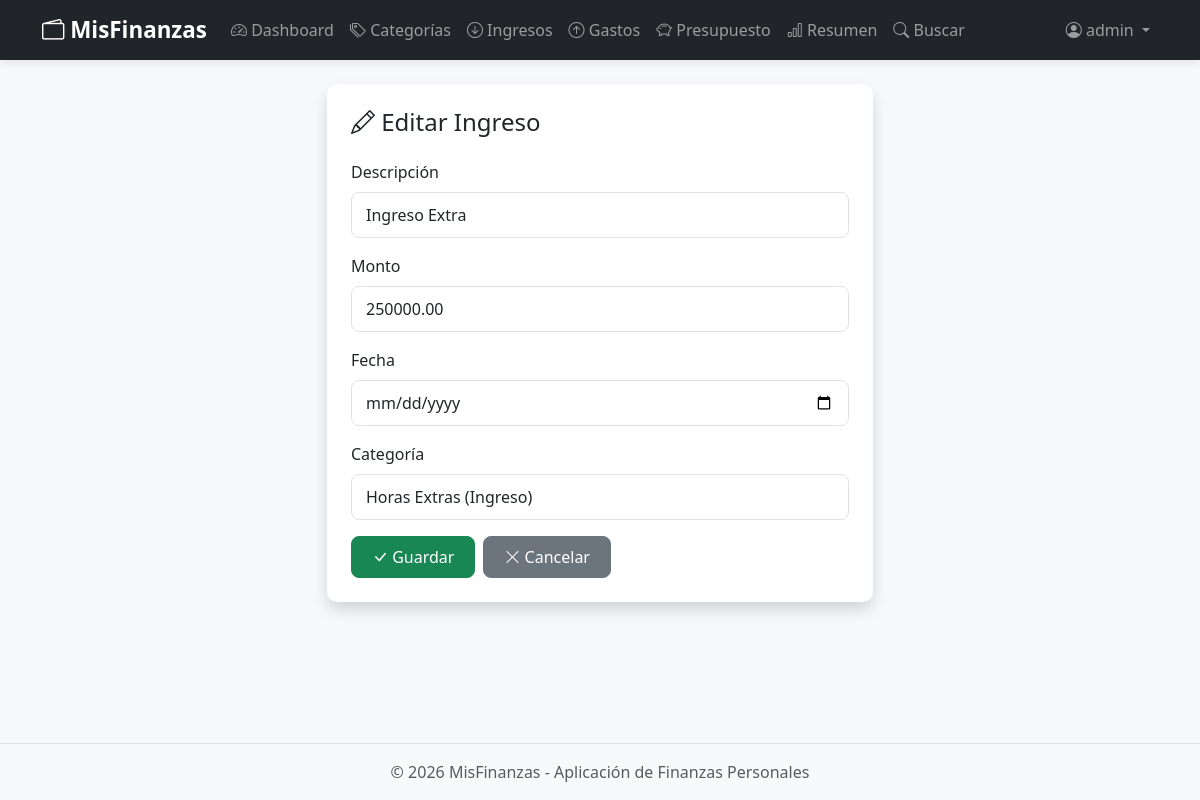
Screenshot of /ingresos/2/editar/ (signed in) with the database file from the repository.
### core/models.py (models this page shows, shortened)
class Ingreso(models.Model):
    usuario = models.ForeignKey(User, on_delete=models.CASCADE)
    descripcion = models.CharField(max_length=200)
    monto = models.DecimalField(max_digits=10, decimal_places=2)
    fecha = models.DateField()
    categoria = models.ForeignKey(
        Categoria, on_delete=models.CASCADE, limit_choices_to={"tipo": "INGRESO"}
    )
    class Meta:
        verbose_name = "Ingreso"
        verbose_name_plural = "Ingresos"
        ordering = ["-fecha"]

### core/views.py (the view, shortened to what this page needs)
# urls.py: path("ingresos/<int:pk>/editar/", views.IngresoUpdateView.as_view(), name="ingreso_update"),
class IngresoUpdateView(LoginRequiredMixin, UpdateView):
    model = Ingreso
    form_class = IngresoForm
    template_name = "core/ingreso_form.html"
    success_url = reverse_lazy("ingreso_list")
    def get_form_kwargs(self):
        kwargs = super().get_form_kwargs()
        kwargs["user"] = self.request.user
        return kwargs
    def get_queryset(self):
        return Ingreso.objects.filter(usuario=self.request.user)

### core/forms.py (shortened to what this page needs)
class IngresoForm(forms.ModelForm):
    class Meta:
        model = Ingreso
        fields = ["descripcion", "monto", "fecha", "categoria"]
        labels = {
            "descripcion": "Descripción",
            "monto": "Monto",
            "fecha": "Fecha",
            "categoria": "Categoría",
        }
        widgets = {
            "fecha": forms.DateInput(attrs={"type": "date"}),
        }
    def __init__(self, *args, **kwargs):
        self.user = kwargs.pop("user", None)
        super().__init__(*args, **kwargs)
        for field in self.fields.values():
            field.widget.attrs.update({"class": "form-control"})
        if self.user:
            self.fields["categoria"].queryset = Categoria.objects.filter(
                usuario=self.user, tipo="INGRESO"
            )

### core/models.py (called while the page is built)
    def __str__(self):
        return f"{self.nombre} ({self.get_tipo_display()})"

### core/templates/core/ingreso_form.html (shortened to what this page needs)
{% extends "core/base.html" %}
{% block content %}
<div class="row justify-content-center">
    <div class="col-md-6">
        <div class="card shadow">
            <div class="card-body p-4">
                <h4 class="card-title mb-4">
                    {% if form.instance.pk %}
                    <i class="bi bi-pencil"></i> Editar Ingreso
                    {% else %}
                    <i class="bi bi-plus-circle"></i> Nuevo Ingreso
                    {% endif %}
                </h4>
                <form method="post">
                    {% for field in form %}
                    <div class="mb-3">
                        <label for="{{ field.id_for_label }}" class="form-label">{{ field.label }}</label>
                        {{ field }}
                    </div>
                    {% endfor %}
                    <div class="d-flex gap-2">
                        <button type="submit" class="btn btn-success">
                            <i class="bi bi-check-lg"></i> Guardar
                        </button>
                        <a href="{% url 'ingreso_list' %}" class="btn btn-secondary">
                            <i class="bi bi-x-lg"></i> Cancelar
                        </a>
                    </div>
                </form>
            </div>
        </div>
    </div>
</div>
{% endblock %}

### core/templates/core/base.html (shortened to what this page needs)
<!DOCTYPE html>
{% load static %}
<html lang="es">
<head>
    <link href="https://cdn.jsdelivr.net/npm/bootstrap@5.3.3/dist/css/bootstrap.min.css" rel="stylesheet">
    <link rel="stylesheet" href="https://cdn.jsdelivr.net/npm/bootstrap-icons@1.11.3/font/bootstrap-icons.min.css">
    <link rel="stylesheet" href="{% static 'core/css/style.css' %}">
</head>
<body>
    <nav class="navbar navbar-expand-lg navbar-dark bg-dark">
        <div class="container">
            <a class="navbar-brand fw-bold" href="{% if user.is_authenticated %}{% url 'dashboard' %}{% else %}{% url 'login' %}{% endif %}">
                <i class="bi bi-wallet2"></i> MisFinanzas
            </a>
            <div class="collapse navbar-collapse" id="navbarNav">
                {% if user.is_authenticated %}
                <ul class="navbar-nav me-auto">
                    <li class="nav-item">
                        <a class="nav-link" href="{% url 'dashboard' %}">
                            <i class="bi bi-speedometer2"></i> Dashboard
                        </a>
                    </li>
                    <li class="nav-item">
                        <a class="nav-link" href="{% url 'categoria_list' %}">
                            <i class="bi bi-tags"></i> Categorías
                        </a>
                    </li>
                    <li class="nav-item">
                        <a class="nav-link" href="{% url 'ingreso_list' %}">
                            <i class="bi bi-arrow-down-circle"></i> Ingresos
                        </a>
                    </li>
                    <li class="nav-item">
                        <a class="nav-link" href="{% url 'gasto_list' %}">
                            <i class="bi bi-arrow-up-circle"></i> Gastos
                        </a>
                    </li>
                    <li class="nav-item">
                        <a class="nav-link" href="{% url 'presupuesto_list' %}">
                            <i class="bi bi-piggy-bank"></i> Presupuesto
                        </a>
                    </li>
                    <li class="nav-item">
                        <a class="nav-link" href="{% url 'resumen' %}">
                            <i class="bi bi-bar-chart"></i> Resumen
                        </a>
                    </li>
                    <li class="nav-item">
                        <a class="nav-link" href="{% url 'busqueda' %}">
                            <i class="bi bi-search"></i> Buscar
                        </a>
                    </li>
                </ul>
                <ul class="navbar-nav">
                    <li class="nav-item dropdown">
                        <a class="nav-link dropdown-toggle" href="#" role="button" data-bs-toggle="dropdown">
                            <i class="bi bi-person-circle"></i> {{ user.first_name|default:user.username }}
                        </a>
                    </li>
                </ul>
                {% endif %}
            </div>
        </div>
    </nav>
    <main class="container my-4">
        {% block content %}{% endblock %}
    </main>
    <footer class="bg-light text-center py-3 mt-5">
        <p class="mb-0 text-muted">&copy; {% now "Y" %} MisFinanzas - Aplicación de Finanzas Personales</p>
    </footer>
</body>
</html>

### core/static/core/css/style.css (style rules this page uses)
:root { --ingreso-color: #198754; --gasto-color: #dc3545; }
body { background-color: #f8f9fa; min-height: 100vh; display: flex; flex-direction: column; }
main { flex: 1; }
.card { border-radius: 10px; border: none; transition: transform 0.2s ease, box-shadow 0.2s ease; }
.navbar { box-shadow: 0 2px 10px rgba(0, 0, 0, 0.1); }
.navbar-brand { font-size: 1.4rem; }
.btn { border-radius: 8px; padding: 8px 20px; font-weight: 500; transition: all 0.2s; }
.form-control, .form-select { border-radius: 8px; border: 1px solid #dee2e6; padding: 10px 14px; }
footer { border-top: 1px solid #dee2e6; }

### rows the page displays
Ingreso: form "Ingreso Extra" "250000.00" "Horas Extras (Ingreso)"

### other values shown
{{ user.first_name|default:user.username }} "admin"
{{ field.label }} "Descripción" "Monto" "Fecha" "Categoría"
